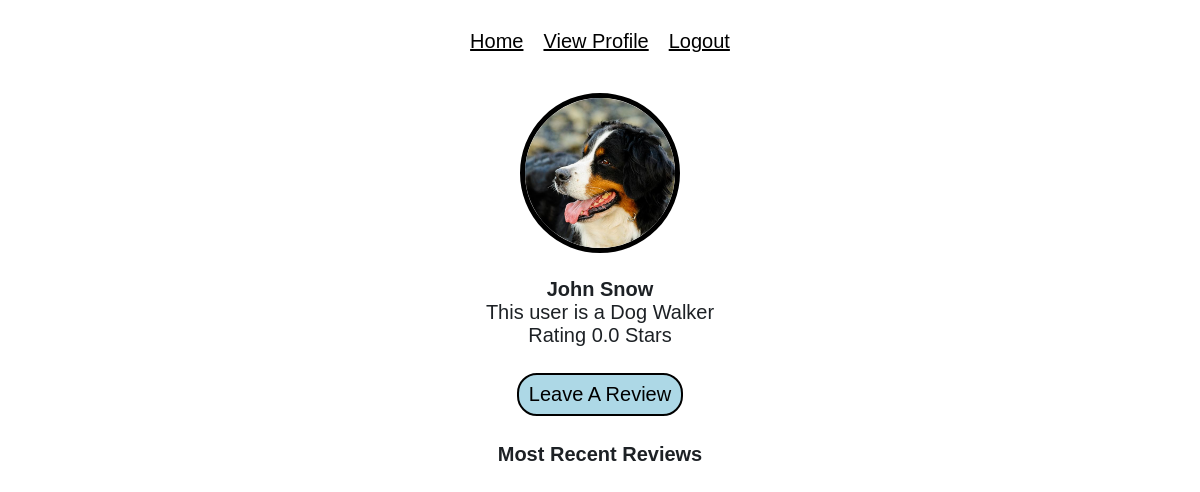
Before: /profile/1 with the older database file.
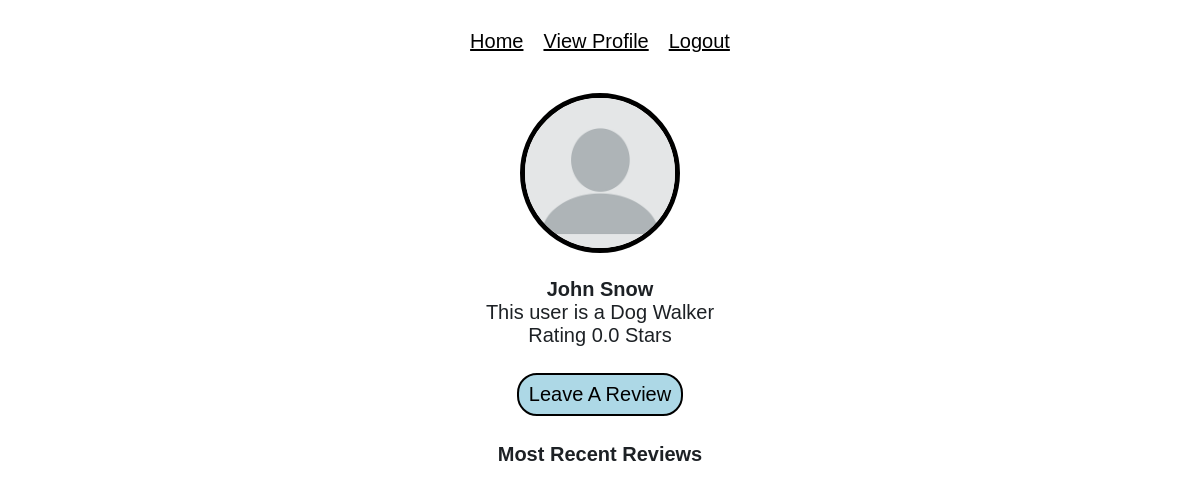
After: the same page with the newer database file.
### tables this page shows
CREATE TABLE users (
            usrId integer primary key,
            email text,
            password text,
            firstName text,
            lastName text,
            accType text,
            postcode text,
            numberOfReviews integer,
            starRating real,
            profileImage text
            );

### app.py (the view)
@app.route('/profile/<usrId>')
def profile(usrId):
    userObj = user(usrId)
    return render_template('profile.html', userObj=userObj, user=user)

### database.py (called while the page is built)
    def search(self, col="null", search="null"):
        conn = sqlite3.connect('main.db')
        c = conn.cursor()
        if col == "email":
            c.execute(f'SELECT * FROM users WHERE email="{search}"')
            data = c.fetchall()
        elif col == "password":
            c.execute(f'SELECT * FROM users WHERE password="{search}"')
            data = c.fetchall()
        elif col == "usrId":
            c.execute(f'SELECT * FROM users WHERE usrId="{search}"')
            data = c.fetchall()
        elif col == "postcode":
            c.execute(f'SELECT * FROM users WHERE postcode="{search}"')
            data = c.fetchall()
        else:
            c.execute(f'SELECT * FROM users')
            data = c.fetchall()
        conn.commit()
        conn.close()
        return(data)

    def getReviewsFor(self, usrId):
        conn = sqlite3.connect('main.db')
        c = conn.cursor()
        c.execute(f'SELECT * FROM review WHERE forUsrId="{usrId}" ORDER BY date DESC Limit 5')
        data = c.fetchall()
        return(data)
        conn.commit()
        conn.close()

### user.py (called while the page is built)
    def getReviewsFor(self):
        result = db.getReviewsFor(self.usrId)
        return result

    def getProfilePic(self):
        return self.profilePic

### templates/profile.html (shortened to what this page needs)
{% extends "base.html" %}
{% block head %}
    <link rel="stylesheet" href="{{ url_for('static', filename='css/profile.css') }}">
{% endblock %}
{% block body %}
    {% if session['usrId'] == userObj.usrId  %}
        <a class="profilePic" href="/editProfile">
            <img src="{{ url_for('static', filename=userObj.getProfilePic()) }}"><br>
        </a>
        <span style="font-style: italic; font-size: 12px;">(Click Image to Change)</span>
    {% else %}
        <img src="{{ url_for('static', filename=userObj.getProfilePic()) }}"><br>
    {% endif %}
    <p><span class="name"> {{ userObj.fName }} {{ userObj.lName }}</span><br>
        This user is a Dog {{ (userObj.accType).capitalize() }} <br>
        Rating {{ userObj.starRating }} Stars
    </p>
    <p>
        {% if session['usrId'] != userObj.usrId  %}
            <a href="/leaveReview/{{ userObj.usrId }}" id="topButton">Leave A Review</a>
        {% endif %}
        <h4>Most Recent Reviews</h6>
    </p>
{% endblock %}

### templates/base.html (shortened to what this page needs)
<!DOCTYPE html>
<head>
    {% block head %}{% endblock %}
    <link rel="stylesheet" href="{{ url_for('static', filename='css/main.css') }}">
</head>
<body>
    <div class="header">
        <a class="homeButton" href="/home">Home</a><a class="viewProfile" href="/profile/{{ session['usrId'] }}">View Profile</a><a class="logout" href="/logout">Logout</a>
    </div>
    {% block body %}
    {% endblock %}
</body>

### static/css/profile.css (style rules this page uses)
.name { font-weight: bold; }
a#topButton { background-color: lightblue; margin-top: 60px; font-size: 20px; border: 2px solid black; border-radius: 20px; padding: 8px 10px; display: inline-block; margin-top: 6px; text-decoration: none; color: black; }

### static/css/main.css (style rules this page uses)
body { font-size: 20px; font-weight: 100; text-decoration: none; text-align: center; color: rgb(29, 33, 37); font-family: Arial, Helvetica, sans-serif; }
img { height: 150px; width: 150px; border-radius: 70%; object-fit: cover; border: 5px solid black; }
.header { margin-top: 30px; }
.homeButton { padding-right: 25px; text-decoration: underline; background-color: white; border: none; color: black; padding: 8px 10px; margin-top: 6px; }
.logout { text-decoration: underline; background-color: white; border: none; color: black; padding: 8px 10px; margin-top: 6px; }
.viewProfile { padding-right: 25px; text-decoration: underline; background-color: white; border: none; color: black; padding: 8px 10px; margin-top: 6px; }
.header { margin-bottom: 40px; }

Changed rows visible on the page:
changed users "John": profileImage: a different picture
